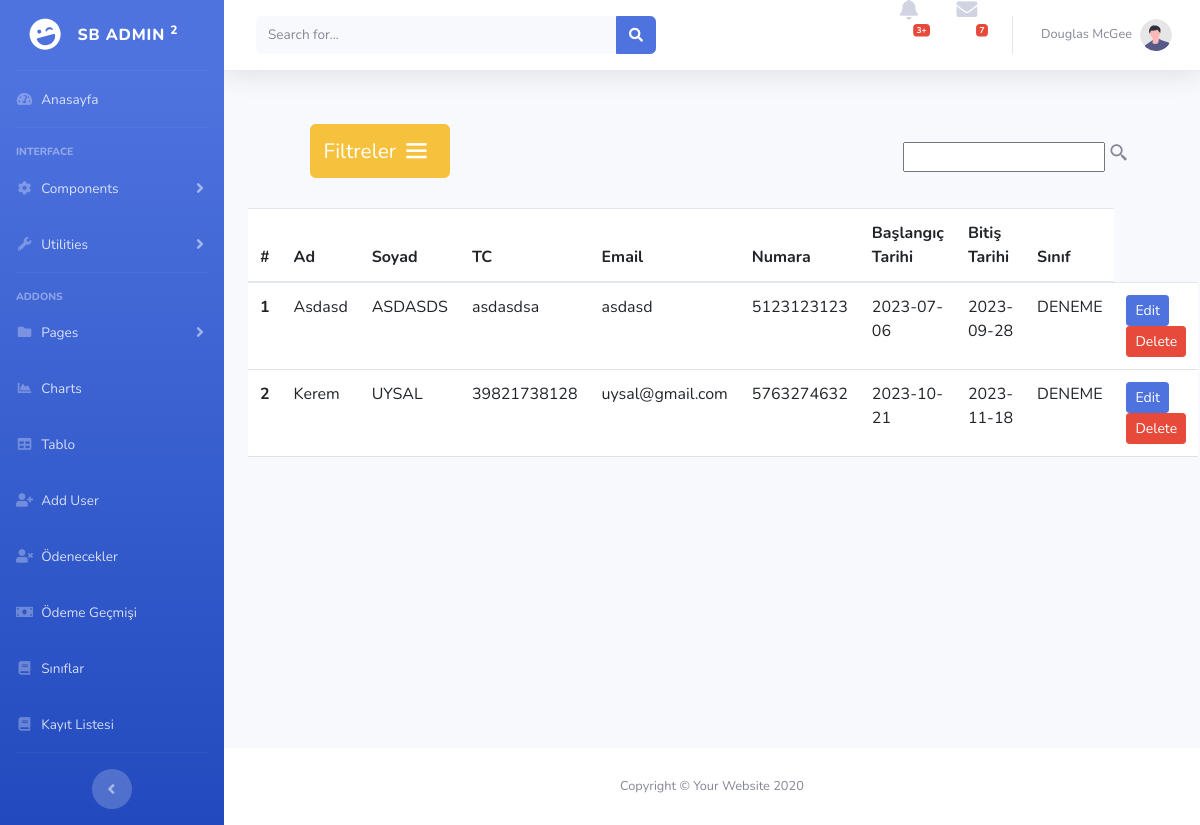
Screenshot of /Codes/later.php with the database file from the repository.
### tables this page shows
CREATE TABLE `bilgiler` (
  `id` int(4) NOT NULL,
  `name` varchar(32) NOT NULL,
  `surname` varchar(32) NOT NULL,
  `email` varchar(64) NOT NULL,
  `number` varchar(10) NOT NULL,
  `date` date NOT NULL,
  `ldate` date NOT NULL,
  `tc` varchar(11) NOT NULL,
  `tür` varchar(24) NOT NULL,
  `sınıf` varchar(32) NOT NULL,
  `cinsiyet` varchar(12) NOT NULL,
  `fiyat` int(11) NOT NULL
);

### Codes/later.php (the view, shortened to what this page needs)
<?php
  $mysqli = require __DIR__ . "/db.php";
  $sql ="SELECT * FROM bilgiler";
  $result = $mysqli ->query($sql);
  $now = new DateTime();
  $formatted_date = $now->format('Y-m-d');
  $tsql = "SELECT * FROM sınıflar";
    $tresult = $mysqli ->query($tsql);
    $tname_array = array();
    while ($row = $tresult->fetch_assoc()) {
        $tname_array[] = $row['tname'];
    }
    $tname_json = json_encode($tname_array);
?>
<!DOCTYPE html>
<html lang="en">
<head>
    <link href="https://cdn.jsdelivr.net/npm/bootstrap@5.3.0-alpha1/dist/css/bootstrap.min.css" rel="stylesheet">
    <link href='https://unpkg.com/boxicons@2.1.4/css/boxicons.min.css' rel='stylesheet'>
    <link rel="stylesheet" href="css/tablo.css">
    <link href="vendor/fontawesome-free/css/all.min.css" rel="stylesheet" type="text/css">
    <link href="css/sb-admin-2.min.css" rel="stylesheet">
    <link href="vendor/datatables/dataTables.bootstrap4.min.css" rel="stylesheet">
</head>
<body id="page-top">
    <div id="wrapper">
        <ul class="navbar-nav bg-gradient-primary sidebar sidebar-dark accordion" id="accordionSidebar">
            <a class="sidebar-brand d-flex align-items-center justify-content-center" href="index.html">
                <div class="sidebar-brand-icon rotate-n-15">
                    <i class="fas fa-laugh-wink"></i>
                </div>
                <div class="sidebar-brand-text mx-3">SB Admin <sup>2</sup></div>
            </a>
            <hr class="sidebar-divider my-0">
            <li class="nav-item">
                <a class="nav-link" href="index.php">
                    <i class="fas fa-fw fa-tachometer-alt"></i>
                    <span>Anasayfa</span></a>
            </li>
            <hr class="sidebar-divider">
            <div class="sidebar-heading">
                Interface
            </div>
            <li class="nav-item">
                <a class="nav-link collapsed" href="#" data-toggle="collapse" data-target="#collapseTwo"
                    aria-expanded="true" aria-controls="collapseTwo">
                    <i class="fas fa-fw fa-cog"></i>
                    <span>Components</span>
                </a>
            </li>
            <li class="nav-item">
                <a class="nav-link collapsed" href="#" data-toggle="collapse" data-target="#collapseUtilities"
                    aria-expanded="true" aria-controls="collapseUtilities">
                    <i class="fas fa-fw fa-wrench"></i>
                    <span>Utilities</span>
                </a>
            </li>
            <hr class="sidebar-divider">
            <div class="sidebar-heading">
                Addons
            </div>
            <li class="nav-item">
                <a class="nav-link collapsed" href="#" data-toggle="collapse" data-target="#collapsePages"
                    aria-expanded="true" aria-controls="collapsePages">
                    <i class="fas fa-fw fa-folder"></i>
                    <span>Pages</span>
                </a>
            </li>
            <li class="nav-item">
                <a class="nav-link" href="charts.html">
                    <i class="fas fa-fw fa-chart-area"></i>
                    <span>Charts</span></a>
            </li>
            <li class="nav-item">
                <a class="nav-link" href="tables.php">
                    <i class="fas fa-fw fa-table"></i>
                    <span>Tablo</span></a>
            </li>
            <li class="nav-item">
                <a class="nav-link" href="addUser.php">
                    <i class="fas fa-fw fa-user-plus"></i>
                    <span>Add User</span></a>
            </li>
            <li class="nav-item">
                <a class="nav-link" href="later.php">
                    <i class="fas fa-fw fa-user-times"></i>
                    <span>Ödenecekler</span></a>
            </li>
            <li class="nav-item">
                <a class="nav-link" href="ödemeler.php">
                <i class="fas fa-fw fa-money-bill"></i>
                <span>Ödeme Geçmişi</span></a>
            </li>
            <li class="nav-item">
                <a class="nav-link" href="sınıflar.php">
                    <i class="fas fa-fw fa-book"></i>
                    <span>Sınıflar</span></a>
            </li>
            <li class="nav-item">
                <a class="nav-link" href="kayitYenileme.php">
                    <i class="fas fa-fw fa-book"></i>
                    <span>Kayıt Listesi</span></a>
            </li>
            <hr class="sidebar-divider d-none d-md-block">
            <div class="text-center d-none d-md-inline">
                <button class="rounded-circle border-0" id="sidebarToggle"></button>
            </div>
        </ul>
        <div id="content-wrapper" class="d-flex flex-column">
            <div id="content">
                <nav class="navbar navbar-expand navbar-light bg-white topbar mb-4 static-top shadow">
                    <form
                        class="d-none d-sm-inline-block form-inline mr-auto ml-md-3 my-2 my-md-0 mw-100 navbar-search">
                        <div class="input-group">
                            <input type="text" class="form-control bg-light border-0 small" placeholder="Search for..."
                                aria-label="Search" aria-describedby="basic-addon2">
                            <div class="input-group-append">
                                <button class="btn btn-primary" type="button">
                                    <i class="fas fa-search fa-sm"></i>
                                </button>
                            </div>
                        </div>
                    </form>
                    <ul class="navbar-nav ml-auto">
                        <li class="nav-item dropdown no-arrow mx-1">
                            <a class="nav-link dropdown-toggle" href="#" id="alertsDropdown" role="button"
                                data-toggle="dropdown" aria-haspopup="true" aria-expanded="false">
                                <i class="fas fa-bell fa-fw"></i>
                                <span class="badge badge-danger badge-counter">3+</span>
                            </a>
                        </li>
                        <li class="nav-item dropdown no-arrow mx-1">
                            <a class="nav-link dropdown-toggle" href="#" id="messagesDropdown" role="button"
                                data-toggle="dropdown" aria-haspopup="true" aria-expanded="false">
                                <i class="fas fa-envelope fa-fw"></i>
                                <span class="badge badge-danger badge-counter">7</span>
                            </a>
                        </li>
                        <li class="nav-item dropdown no-arrow">
                            <a class="nav-link dropdown-toggle" href="#" id="userDropdown" role="button"
                                data-toggle="dropdown" aria-haspopup="true" aria-expanded="false">
                                <span class="mr-2 d-none d-lg-inline text-gray-600 small">Douglas McGee</span>
                                <img class="img-profile rounded-circle"
                                    src="img/undraw_profile.svg">
                            </a>
                        </li>
                    </ul>
                </nav>
                <div class="container-fluid">
                    <div class="search">
                        <div class="box" style="display: inline-flex; align-items: center;">
                        <button id="filt" type="button" class="btn btn-warning"> Filtreler <i class='bx bx-menu'></i></button>
                        </div>
                        <div class="box">
                        <input type="text" class="searchh"> <i class='bx bx-search-alt-2'></i>
                        </div>
                    </div>
                    <form action="update-process.php" method='post'>
                        <table class="table caption-top">
                        <caption>
                        </caption>
                            <thead>
                            <tr>
                                <th scope="col">#</th>
                                <th scope="col">Ad</th>
                                <th scope="col">Soyad</th>
                                <th scope="col">TC</th>
                                <th scope="col">Email</th>
                                <th scope="col">Numara</th>
                                <th scope="col">Başlangıç Tarihi</th>
                                <th scope="col">Bitiş Tarihi</th>
                                <th scope="col" class="">Sınıf</th>
                            </tr>
                            </thead>
                            <tbody>
                            <?php
                                $i = 1;
                                while($row = $result->fetch_assoc()){
                                    if (htmlspecialchars($formatted_date ?? date('Y-m-d')) > $row['ldate']){
                                    echo "
                                    <tr>
                                        <th scope='row' class='$row[id]' id='id_id$row[id]'><span id='id_$row[id]'>$i</span></th>
                                        <td class='$row[name]' id='name_id$row[id]'><span id='name_$row[id]'>$row[name]</span></td>
                                        <td class='$row[surname]' id='surname_id$row[id]'><span id='surname_$row[id]'>$row[surname]</span></td>
                                        <td class='$row[tc]' id='tc_id$row[id]'><span id='tc_$row[id]'>$row[tc]</span></td>
                                        <td class='$row[email]' id='email_id$row[id]'><span id='email_$row[id]'>$row[email]</span></td>
                                        <td class='$row[number]' id='number_id$row[id]'><span id='number_$row[id]'>$row[number]</span></td>
                                        <td class='$row[date]' id='date_id$row[id]'><span id='date_$row[id]'>$row[date]</span></td>
                                        <td class='$row[ldate]' id='ldate_id$row[id]'><span id='ldate_$row[id]'>$row[ldate]</span></td>
                                        <td class='$row[tür] tür hidden' id='tür_id$row[id]'><span id='tür_$row[id]'>$row[tür]</span></td>
                                        <td class='$row[sınıf] sınıf' id='sınıf_id$row[id]'><span id='sınıf_$row[id]' >$row[sınıf]</span></td>
                                        <td id='edit_id$row[id]' class='edit_buttons'>
                                            <a class='btn btn-primary btn-sm edit-btn' id='edit-$row[id]' onClick='tikla($row[id],$tname_json)'>Edit</a>
                                            <button class='btn btn-danger btn-sm delete-btn' id='delete-$row[id]' value='$row[id]' name ='delete' type='button' onclick='checkDelete(this)'>Delete</button>
                                        </td>
                                        <td id='edit_id$row[id]' class='hidden_buttons d-none'>
                                            <button class='btn btn-success btn-sm delete-btn' id='delete-$row[id]' value='$row[id]' type ='button' onclick='cancelDelete(this)' >İptal</button>
                                            <button class='btn btn-danger btn-sm delete-btn' id='delete-$row[id]' value='$row[id]' name ='delete' type='submit' >Sil</button>
                                        </td>
                                    </tr>
                                    ";
                                $i +=1;
                                } }?>
                            </tbody>
                        </table>
                    </form>
                </div>
            </div>
            <footer class="sticky-footer bg-white">
                <div class="container my-auto">
                    <div class="copyright text-center my-auto">
                        <span>Copyright &copy; Your Website 2020</span>
                    </div>
                </div>
            </footer>
        </div>
    </div>
</body>
</html>

### Codes/css/tablo.css (style rules this page uses)
.search { display: flex; flex-direction: row; justify-content: space-between; padding: 30px 5%; width: 100%; }
.search .box input,.search .box .bx-search-alt-2 { margin-top: 2.2vh; }
button { border: none; background-color: transparent; }
i { font-size: 1.3em; cursor: pointer; height: 100%; }
#filt { font-size: 1.3rem; margin-left: 2vh; display: flex; align-items: center; }
#filt .bx-menu { font-size: 1.9rem; padding: 5px; }
.table { color: #575758 !important; }
tbody tr:nth-child(odd) { background-color: #fff; }

### rows the page displays
bilgiler: name "Asdasd", surname "ASDASDS", tc "asdasdsa", email "asdasd", number "5123123123", date "2023-07-06", ldate "2023-09-28", sınıf "DENEME", $row[id] 10003 (drawn)
bilgiler: name "Kerem", surname "UYSAL", tc "39821738128", email "uysal@gmail.com", number "5763274632", date "2023-10-21", ldate "2023-11-18", sınıf "DENEME", $row[id] 10004 (drawn)
